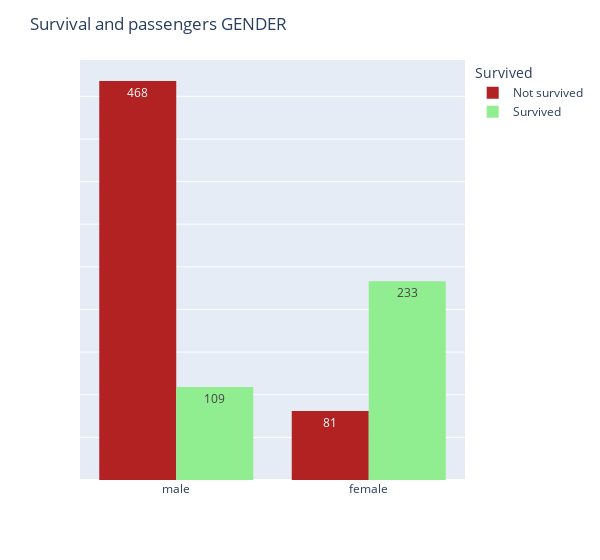

Notebook source saved alongside this figure:
### Code cell
fig=px.histogram(train_data, x='Sex',  barmode='group', color='Survived ', 
color_discrete_map={'Not survived':'firebrick', 'Survived':'lightgreen'},width=600, histfunc='count', text_auto=True) 
fig.update_layout( title='Survival and passengers GENDER', xaxis_title="", yaxis_title="")
fig.update_xaxes(type='category') # format x_axes type
fig.update_layout(yaxis={
    # "tickvals": [],
    # "ticktext": [],
    "showticklabels": False
})

### Figure 1 — Plotly figure (JSON) as saved in the notebook; plotly's stock layout.template omitted (floating-point values rounded to 4 significant figures; data arrays with more than 128 entries replaced by an {"elided": "..."} marker saying what was removed)
{"data": [{"alignmentgroup": "True", "bingroup": "x", "histfunc": "count", "hovertemplate": "Survived =Not survived<br>Sex=%{x}<br>count=%{y}<extra></extra>", "legendgroup": "Not survived", "marker": {"color": "firebrick", "pattern": {"shape": ""}}, "name": "Not survived", "offsetgroup": "Not survived", "orientation": "v", "showlegend": true, "texttemplate": "%{value}", "type": "histogram", "x": {"elided": "549 str values"}, "xaxis": "x", "yaxis": "y"}, {"alignmentgroup": "True", "bingroup": "x", "histfunc": "count", "hovertemplate": "Survived =Survived<br>Sex=%{x}<br>count=%{y}<extra></extra>", "legendgroup": "Survived", "marker": {"color": "lightgreen", "pattern": {"shape": ""}}, "name": "Survived", "offsetgroup": "Survived", "orientation": "v", "showlegend": true, "texttemplate": "%{value}", "type": "histogram", "x": {"elided": "342 str values"}, "xaxis": "x", "yaxis": "y"}], "layout": {"barmode": "group", "legend": {"title": {"text": "Survived "}, "tracegroupgap": 0}, "margin": {"t": 60}, "title": {"text": "Survival and passengers GENDER"}, "width": 600, "xaxis": {"anchor": "y", "domain": [0, 1], "title": {"text": ""}, "type": "category"}, "yaxis": {"anchor": "x", "domain": [0, 1], "showticklabels": false, "title": {"text": ""}}}}
